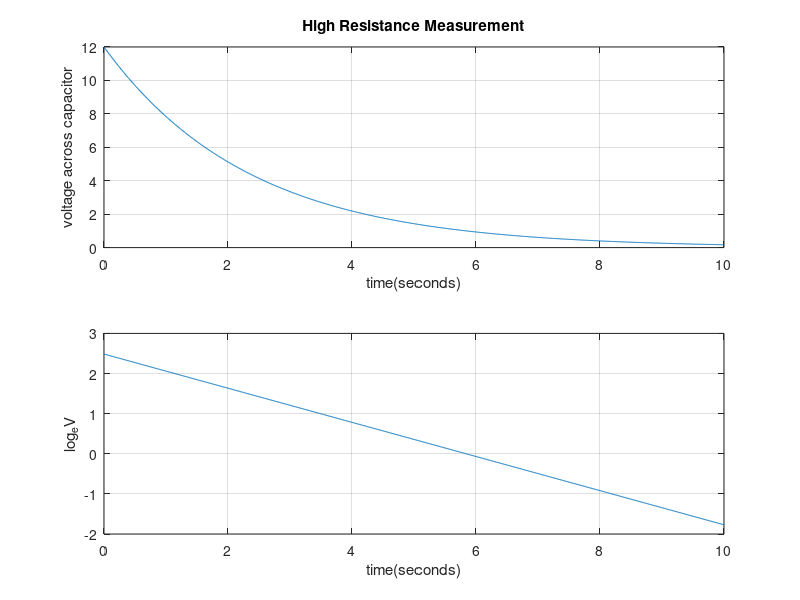

The MATLAB script that drew this image:
E = 12; 
R = 0.5e+6;
C = 4.7e-6;

RC = R*C;
tmax = 10;
t = 0:0.01:tmax; 
N = tmax / 0.01;
V = E*exp(-t/RC);
subplot(2,1,1), plot (t,V);
grid on
title('High Resistance Measurement');
xlabel('time(seconds)');
ylabel('voltage across capacitor');
subplot(2,1,2), plot(t,log(V));
grid on
xlabel('time(seconds)');
ylabel('log_eV')
Rx = 0.01*N/(C*log(E/V(N+1)))
